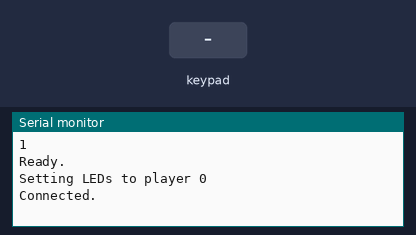
Recording of a sketch running on a simulated ESP32. Parts: the last lines printed to the serial monitor. Inputs (shaded band) come from the test bench. Nothing arrives over Bluetooth unless stated.

Above: at 1.2 s.
1.3 s: key 'U' pressed
At 1.59 s:
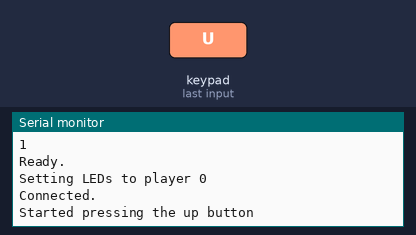
3.2 s: key 'D' pressed
At 3.49 s:
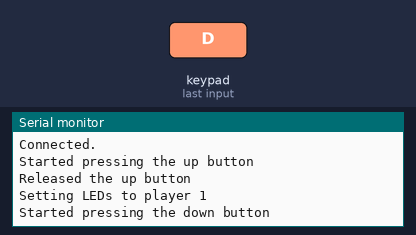
5.1 s: key 'L' pressed
At 5.83 s:
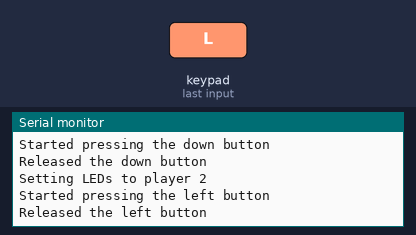
7.0 s: key 'R' pressed
At 7.9 s:
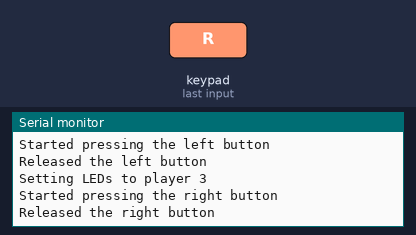
8.9 s: key 'O' pressed
At 9.9 s:
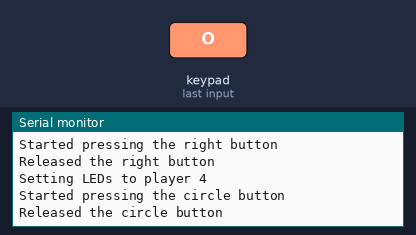
10.8 s: key 'S' pressed
At 11.9 s:
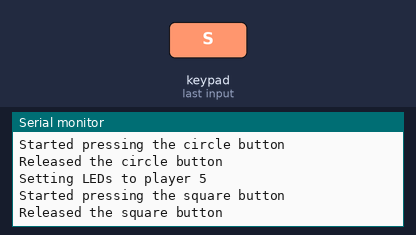
Timing chart, 0 to 13.7 s (numbered marks = the images above; inputs shaded):
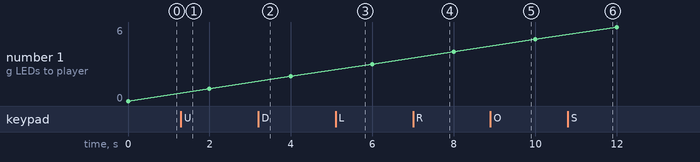

The sketch:

ps3_controller_orig.ino
```cpp
#include <Ps3Controller.h>

int player = 0;
int battery = 0;

void notify()
{
    //--- Digital cross/square/triangle/circle button events ---
    if( Ps3.event.button_down.cross )
        Serial.println("Started pressing the cross button");
    if( Ps3.event.button_up.cross )
        Serial.println("Released the cross button");

    if( Ps3.event.button_down.square )
        Serial.println("Started pressing the square button");
    if( Ps3.event.button_up.square )
        Serial.println("Released the square button");

    if( Ps3.event.button_down.triangle )
        Serial.println("Started pressing the triangle button");
    if( Ps3.event.button_up.triangle )
        Serial.println("Released the triangle button");

    if( Ps3.event.button_down.circle )
        Serial.println("Started pressing the circle button");
    if( Ps3.event.button_up.circle )
        Serial.println("Released the circle button");

    //--------------- Digital D-pad button events --------------
    if( Ps3.event.button_down.up )
        Serial.println("Started pressing the up button");
    if( Ps3.event.button_up.up )
        Serial.println("Released the up button");

    if( Ps3.event.button_down.right )
        Serial.println("Started pressing the right button");
    if( Ps3.event.button_up.right )
        Serial.println("Released the right button");

    if( Ps3.event.button_down.down )
        Serial.println("Started pressing the down button");
    if( Ps3.event.button_up.down )
        Serial.println("Released the down button");

    if( Ps3.event.button_down.left )
        Serial.println("Started pressing the left button");
    if( Ps3.event.button_up.left )
        Serial.println("Released the left button");

    //------------- Digital shoulder button events -------------
    if( Ps3.event.button_down.l1 )
        Serial.println("Started pressing the left shoulder button");
    if( Ps3.event.button_up.l1 )
        Serial.println("Released the left shoulder button");

    if( Ps3.event.button_down.r1 )
        Serial.println("Started pressing the right shoulder button");
    if( Ps3.event.button_up.r1 )
        Serial.println("Released the right shoulder button");

    //-------------- Digital trigger button events -------------
    if( Ps3.event.button_down.l2 )
        Serial.println("Started pressing the left trigger button");
    if( Ps3.event.button_up.l2 )
        Serial.println("Released the left trigger button");

    if( Ps3.event.button_down.r2 )
        Serial.println("Started pressing the right trigger button");
    if( Ps3.event.button_up.r2 )
        Serial.println("Released the right trigger button");

    //--------------- Digital stick button events --------------
    if( Ps3.event.button_down.l3 )
        Serial.println("Started pressing the left stick button");
    if( Ps3.event.button_up.l3 )
        Serial.println("Released the left stick button");

    if( Ps3.event.button_down.r3 )
        Serial.println("Started pressing the right stick button");
    if( Ps3.event.button_up.r3 )
        Serial.println("Released the right stick button");

    //---------- Digital select/start/ps button events ---------
    if( Ps3.event.button_down.select )
        Serial.println("Started pressing the select button");
    if( Ps3.event.button_up.select )
        Serial.println("Released the select button");

    if( Ps3.event.button_down.start )
        Serial.println("Started pressing the start button");
    if( Ps3.event.button_up.start )
        Serial.println("Released the start button");

    if( Ps3.event.button_down.ps )
        Serial.println("Started pressing the Playstation button");
    if( Ps3.event.button_up.ps )
        Serial.println("Released the Playstation button");


    //---------------- Analog stick value events ---------------
   if( abs(Ps3.event.analog_changed.stick.lx) + abs(Ps3.event.analog_changed.stick.ly) > 2 ){
       Serial.print("Moved the left stick:");
       Serial.print(" x="); Serial.print(Ps3.data.analog.stick.lx, DEC);
       Serial.print(" y="); Serial.print(Ps3.data.analog.stick.ly, DEC);
       Serial.println();
    }

   if( abs(Ps3.event.analog_changed.stick.rx) + abs(Ps3.event.analog_changed.stick.ry) > 2 ){
       Serial.print("Moved the right stick:");
       Serial.print(" x="); Serial.print(Ps3.data.analog.stick.rx, DEC);
       Serial.print(" y="); Serial.print(Ps3.data.analog.stick.ry, DEC);
       Serial.println();
   }

   //--------------- Analog D-pad button events ----------------
   if( abs(Ps3.event.analog_changed.button.up) ){
       Serial.print("Pressing the up button: ");
       Serial.println(Ps3.data.analog.button.up, DEC);
   }

   if( abs(Ps3.event.analog_changed.button.right) ){
       Serial.print("Pressing the right button: ");
       Serial.println(Ps3.data.analog.button.right, DEC);
   }

   if( abs(Ps3.event.analog_changed.button.down) ){
       Serial.print("Pressing the down button: ");
       Serial.println(Ps3.data.analog.button.down, DEC);
   }

   if( abs(Ps3.event.analog_changed.button.left) ){
       Serial.print("Pressing the left button: ");
       Serial.println(Ps3.data.analog.button.left, DEC);
   }

   //---------- Analog shoulder/trigger button events ----------
   if( abs(Ps3.event.analog_changed.button.l1)){
       Serial.print("Pressing the left shoulder button: ");
       Serial.println(Ps3.data.analog.button.l1, DEC);
   }

   if( abs(Ps3.event.analog_changed.button.r1) ){
       Serial.print("Pressing the right shoulder button: ");
       Serial.println(Ps3.data.analog.button.r1, DEC);
   }

   if( abs(Ps3.event.analog_changed.button.l2) ){
       Serial.print("Pressing the left trigger button: ");
       Serial.println(Ps3.data.analog.button.l2, DEC);
   }

   if( abs(Ps3.event.analog_changed.button.r2) ){
       Serial.print("Pressing the right trigger button: ");
       Serial.println(Ps3.data.analog.button.r2, DEC);
   }

   //---- Analog cross/square/triangle/circle button events ----
   if( abs(Ps3.event.analog_changed.button.triangle)){
       Serial.print("Pressing the triangle button: ");
       Serial.println(Ps3.data.analog.button.triangle, DEC);
   }

   if( abs(Ps3.event.analog_changed.button.circle) ){
       Serial.print("Pressing the circle button: ");
       Serial.println(Ps3.data.analog.button.circle, DEC);
   }

   if( abs(Ps3.event.analog_changed.button.cross) ){
       Serial.print("Pressing the cross button: ");
       Serial.println(Ps3.data.analog.button.cross, DEC);
   }

   if( abs(Ps3.event.analog_changed.button.square) ){
       Serial.print("Pressing the square button: ");
       Serial.println(Ps3.data.analog.button.square, DEC);
   }

   //---------------------- Battery events ---------------------
    if( battery != Ps3.data.status.battery ){
        battery = Ps3.data.status.battery;
        Serial.print("The controller battery is ");
        if( battery == ps3_status_battery_charging )      Serial.println("charging");
        else if( battery == ps3_status_battery_full )     Serial.println("FULL");
        else if( battery == ps3_status_battery_high )     Serial.println("HIGH");
        else if( battery == ps3_status_battery_low)       Serial.println("LOW");
        else if( battery == ps3_status_battery_dying )    Serial.println("DYING");
        else if( battery == ps3_status_battery_shutdown ) Serial.println("SHUTDOWN");
        else Serial.println("UNDEFINED");
    }

}

void onConnect(){
    Serial.println("Connected.");
}

void setup()
{
    int ret = 0xFFFF;

    Serial.begin(115200);

    Ps3.attach(notify);
    Ps3.attachOnConnect(onConnect);
    ret = Ps3.begin("01:02:03:04:05:06");
    //ret = Ps3.begin("3c:22:fb:aa:00:90");

    Serial.println(ret, DEC);

    Serial.println("Ready.");
}

void loop()
{
    if(!Ps3.isConnected())
        return;

    //-------------------- Player LEDs -------------------
    Serial.print("Setting LEDs to player "); Serial.println(player, DEC);
    Ps3.setPlayer(player);

    player += 1;
    if(player > 10) player = 0;


    //------ Digital cross/square/triangle/circle buttons ------
    if( Ps3.data.button.cross && Ps3.data.button.down )
        Serial.println("Pressing both the down and cross buttons");
    if( Ps3.data.button.square && Ps3.data.button.left )
        Serial.println("Pressing both the square and left buttons");
    if( Ps3.data.button.triangle && Ps3.data.button.up )
        Serial.println("Pressing both the triangle and up buttons");
    if( Ps3.data.button.circle && Ps3.data.button.right )
        Serial.println("Pressing both the circle and right buttons");

    if( Ps3.data.button.l1 && Ps3.data.button.r1 )
        Serial.println("Pressing both the left and right bumper buttons");
    if( Ps3.data.button.l2 && Ps3.data.button.r2 )
        Serial.println("Pressing both the left and right trigger buttons");
    if( Ps3.data.button.l3 && Ps3.data.button.r3 )
        Serial.println("Pressing both the left and right stick buttons");
    if( Ps3.data.button.select && Ps3.data.button.start )
        Serial.println("Pressing both the select and start buttons");

    delay(2000);
}
```

Measured:
- after the input at 1.3 s, the serial monitor: prints a new line at once (image 1)
- after the input at 3.2 s, the serial monitor: prints a new line at once (image 2)
- after the input at 5.1 s, the serial monitor: prints a new line at once (image 3)
- after the input at 7.0 s, the serial monitor: prints a new line at once (image 4)
- after the input at 8.9 s, the serial monitor: prints a new line at once (image 5)
- after the input at 10.8 s, the serial monitor: prints a new line at once (image 6)
